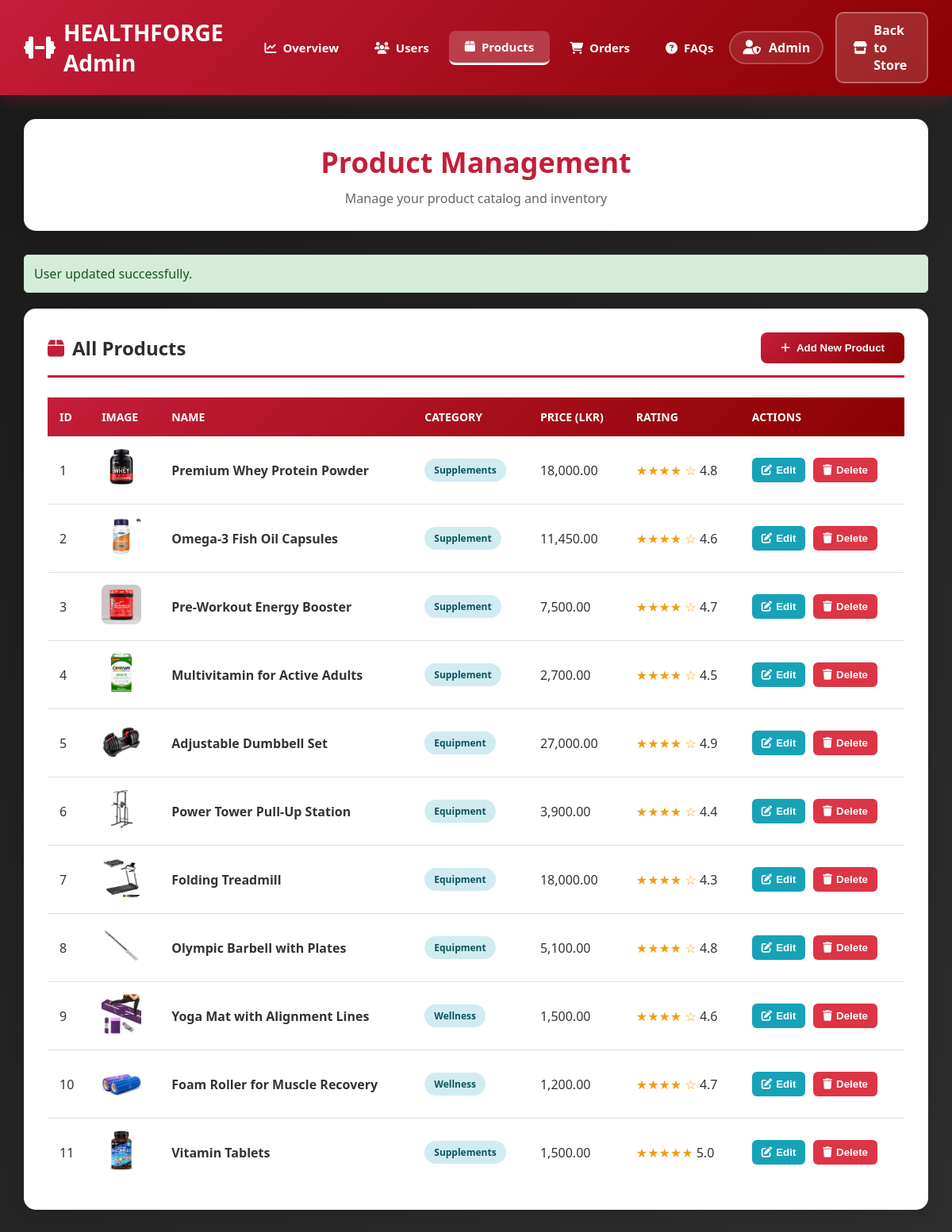
The app's page /admin/admin-products.php (signed in) with its own data.
### tables this page shows
CREATE TABLE `products` (
  `id` int(11) NOT NULL,
  `name` varchar(255) NOT NULL,
  `price` decimal(10,2) NOT NULL,
  `category` varchar(100) NOT NULL,
  `rating` decimal(2,1) DEFAULT 0.0,
  `reviews` int(11) DEFAULT 0,
  `description` text DEFAULT NULL,
  `features` text DEFAULT NULL,
  `image` varchar(255) DEFAULT NULL
);

### models/Product.php (called while the page is built, shortened)
<?php
class Product {
    private $conn;
    private $table_name = "products";
    public function __construct($db) {
        $this->conn = $db;
    }
    public function read() {
        $query = "SELECT * FROM " . $this->table_name . " ORDER BY id ASC";
        $stmt = $this->conn->prepare($query);
        $stmt->execute();
        return $stmt;
    }
}
?>

### admin/admin-products.php (the view, shortened to what this page needs)
<?php
include_once '../models/Product.php';
$database = new Database();
$db = $database->getConnection();
$product = new Product($db);
$products = $product->read();
$current_page = 'products';
include 'admin_header.php';
?>
<div class="page-header">
    <h1>Product Management</h1>
    <p>Manage your product catalog and inventory</p>
</div>
<?php if (isset($_SESSION['success'])): ?>
<div class="alert alert-success" style="background: #d4edda; border: 1px solid #c3e6cb; color: #155724; padding: 12px; border-radius: 5px; margin-bottom: 20px;">
    <?php
    echo $_SESSION['success'];
    ?>
</div>
<?php endif; ?>
<div class="content-section">
    <div class="section-header">
        <h2><i class="fas fa-box"></i> All Products</h2>
        <button class="btn-primary" onclick="window.location.href='create_product.php'">
            <i class="fas fa-plus"></i> Add New Product
        </button>
    </div>
    <table class="data-table">
        <thead>
            <tr>
                <th>ID</th>
                <th>Image</th>
                <th>Name</th>
                <th>Category</th>
                <th>Price (LKR)</th>
                <th>Rating</th>
                <th>Actions</th>
            </tr>
        </thead>
        <tbody>
            <?php while($row = $products->fetch(PDO::FETCH_ASSOC)): ?>
            <tr>
                <td><?php echo $row['id']; ?></td>
                <td>
                    <img src="../<?php echo htmlspecialchars($row['image']); ?>"
                         alt="<?php echo htmlspecialchars($row['name']); ?>"
                         style="width: 50px; height: 50px; object-fit: cover; border-radius: 8px;">
                </td>
                <td><strong><?php echo htmlspecialchars($row['name']); ?></strong></td>
                <td>
                    <span class="badge badge-info"><?php echo ucfirst($row['category']); ?></span>
                </td>
                <td><?php echo number_format($row['price'], 2); ?></td>
                <td>
                    <span style="color: #f39c12;">
                        <?php echo str_repeat('★', floor($row['rating'])); ?>
                        <?php echo str_repeat('☆', 5 - floor($row['rating'])); ?>
                    </span>
                    <?php echo $row['rating']; ?>
                </td>
                <td>
                    <div class="action-buttons">
                        <button class="btn-icon btn-edit" onclick="window.location.href='update_product.php?id=<?php echo $row['id']; ?>'">
                            <i class="fas fa-edit"></i> Edit
                        </button>
                        <button class="btn-icon btn-delete" onclick="deleteProduct(<?php echo $row['id']; ?>)">
                            <i class="fas fa-trash"></i> Delete
                        </button>
                    </div>
                </td>
            </tr>
            <?php endwhile; ?>
        </tbody>
    </table>
</div>
</div>
</body>
</html>

### admin/admin_header.php (shortened to what this page needs)
<!DOCTYPE html>
<html lang="en">
<head>
    <link rel="stylesheet" href="../css/admin.css">
    <link rel="stylesheet" href="https://cdnjs.cloudflare.com/ajax/libs/font-awesome/6.5.0/css/all.min.css">
</head>
<body>
    <header class="admin-header">
        <nav class="admin-nav">
            <div class="admin-logo">
                <h1><i class="fas fa-dumbbell"></i> HEALTHFORGE Admin</h1>
            </div>
            <div class="admin-menu">
                <a href="admin.php" class="<?php echo ($current_page == 'overview') ? 'active' : ''; ?>">
                    <i class="fas fa-chart-line"></i> Overview
                </a>
                <a href="admin-users.php" class="<?php echo ($current_page == 'users') ? 'active' : ''; ?>">
                    <i class="fas fa-users"></i> Users
                </a>
                <a href="admin-products.php" class="<?php echo ($current_page == 'products') ? 'active' : ''; ?>">
                    <i class="fas fa-box"></i> Products
                </a>
                <a href="admin-orders.php" class="<?php echo ($current_page == 'orders') ? 'active' : ''; ?>">
                    <i class="fas fa-shopping-cart"></i> Orders
                </a>
                <a href="admin-faq.php" class="<?php echo ($current_page == 'faq') ? 'active' : ''; ?>">
                    <i class="fas fa-question-circle"></i> FAQs
                </a>
            </div>
            <div class="admin-user-info">
                <div class="admin-user-profile">
                    <i class="fas fa-user-shield"></i>
                    <span><?php echo htmlspecialchars($_SESSION['user_name']); ?></span>
                </div>
                <a href="../index.php" class="back-to-store">
                    <i class="fas fa-store"></i> Back to Store
                </a>
            </div>
        </nav>
    </header>
    <div class="admin-container">

### css/admin.css (style rules this page uses)
* { margin: 0; padding: 0; box-sizing: border-box; }
body { font-family: 'Segoe UI', Tahoma, Geneva, Verdana, sans-serif; background: linear-gradient(135deg, #1a1a1a 0%, #2d2d2d 100%); min-height: 100vh; color: #333; }
.admin-header { background: linear-gradient(135deg, #c41e3a 0%, #8b0000 100%); color: white; padding: 0; box-shadow: 0 4px 20px rgba(196, 30, 58, 0.3); position: sticky; top: 0; z-index: 1000; }
.admin-nav { display: flex; justify-content: space-between; align-items: center; max-width: 1400px; margin: 0 auto; padding: 15px 30px; }
.admin-logo h1 { font-size: 28px; font-weight: 700; display: flex; align-items: center; gap: 10px; color: white; }
.admin-logo i { font-size: 32px; }
.admin-menu { display: flex; gap: 5px; align-items: center; }
.admin-menu a { color: white; text-decoration: none; padding: 10px 20px; border-radius: 8px; font-weight: 600; transition: all 0.3s; display: flex; align-items: center; gap: 8px; font-size: 15px; }
.admin-menu a.active { background: rgba(255, 255, 255, 0.2); border-bottom: 3px solid white; }
.admin-user-info { display: flex; align-items: center; gap: 15px; }
.admin-user-profile { display: flex; align-items: center; gap: 10px; padding: 8px 15px; background: rgba(255, 255, 255, 0.1); border-radius: 25px; border: 2px solid rgba(255, 255, 255, 0.2); }
.admin-user-profile i { font-size: 18px; }
.admin-user-profile span { font-weight: 600; }
.back-to-store { padding: 10px 20px; background: rgba(255, 255, 255, 0.15); border: 2px solid rgba(255, 255, 255, 0.3); color: white; text-decoration: none; border-radius: 10px; font-weight: 600; transition: all 0.3s; display: flex; align-items: center; gap: 8px; }
.admin-container { max-width: 1400px; margin: 30px auto; padding: 0 30px; }
.page-header { background: white; padding: 30px; border-radius: 15px; box-shadow: 0 5px 20px rgba(0, 0, 0, 0.1); margin-bottom: 30px; text-align: center; }
.page-header h1 { color: #c41e3a; font-size: 36px; margin-bottom: 10px; }
.page-header p { color: #666; font-size: 16px; }
.content-section { background: white; padding: 30px; border-radius: 15px; box-shadow: 0 5px 20px rgba(0, 0, 0, 0.1); margin-bottom: 30px; }
.section-header { display: flex; justify-content: space-between; align-items: center; margin-bottom: 25px; padding-bottom: 15px; border-bottom: 3px solid #c41e3a; }
.section-header h2 { color: #2d2d2d; font-size: 24px; display: flex; align-items: center; gap: 10px; }
.section-header h2 i { color: #c41e3a; }
.btn-primary { background: linear-gradient(135deg, #c41e3a 0%, #8b0000 100%); color: white; padding: 12px 25px; border: none; border-radius: 8px; font-weight: 600; cursor: pointer; transition: all 0.3s; display: inline-flex; align-items: center; gap: 8px; text-decoration: none; }
.data-table { width: 100%; border-collapse: collapse; margin-top: 20px; }
.data-table thead { background: linear-gradient(135deg, #c41e3a 0%, #8b0000 100%); color: white; }
.data-table th { padding: 15px; text-align: left; font-weight: 600; text-transform: uppercase; font-size: 14px; }
.data-table td { padding: 15px; border-bottom: 1px solid #e0e0e0; }
.data-table tbody tr:last-child td { border-bottom: none; }
.badge { padding: 6px 12px; border-radius: 20px; font-size: 12px; font-weight: 600; display: inline-block; }
.badge-info { background: #d1ecf1; color: #0c5460; }
.action-buttons { display: flex; gap: 10px; }
.btn-icon { padding: 8px 12px; border: none; border-radius: 6px; cursor: pointer; transition: all 0.3s; display: inline-flex; align-items: center; gap: 5px; font-weight: 600; }
.btn-edit { background: #17a2b8; color: white; }
.btn-delete { background: #dc3545; color: white; }

### records on screen
products: id "1", image (picture), name "Premium Whey Protein Powder", category "Supplements", price "18,000.00", rating "★★★★", rating "☆", rating "4.8"
products: id "2", image (picture), name "Omega-3 Fish Oil Capsules", category "Supplement", price "11,450.00", rating "★★★★", rating "☆", rating "4.6"
products: id "3", image (picture), name "Pre-Workout Energy Booster", category "Supplement", price "7,500.00", rating "★★★★", rating "☆", rating "4.7"
products: id "4", image (picture), name "Multivitamin for Active Adults", category "Supplement", price "2,700.00", rating "★★★★", rating "☆", rating "4.5"
products: id "5", image (picture), name "Adjustable Dumbbell Set", category "Equipment", price "27,000.00", rating "★★★★", rating "☆", rating "4.9"
products: id "6", image (picture), name "Power Tower Pull-Up Station", category "Equipment", price "3,900.00", rating "★★★★", rating "☆", rating "4.4"
products: id "7", image (picture), name "Folding Treadmill", category "Equipment", price "18,000.00", rating "★★★★", rating "☆", rating "4.3"
products: id "8", image (picture), name "Olympic Barbell with Plates", category "Equipment", price "5,100.00", rating "★★★★", rating "☆", rating "4.8"
products: id "9", image (picture), name "Yoga Mat with Alignment Lines", category "Wellness", price "1,500.00", rating "★★★★", rating "☆", rating "4.6"
products: id "10", image (picture), name "Foam Roller for Muscle Recovery", category "Wellness", price "1,200.00", rating "★★★★", rating "☆", rating "4.7"
products: id "11", image (picture), name "Vitamin Tablets", category "Supplements", price "1,500.00", rating "★★★★★", rating "5.0"

### other values on screen
$_SESSION['user_name'] "Admin"
$_SESSION['success'] "User updated successfully."
